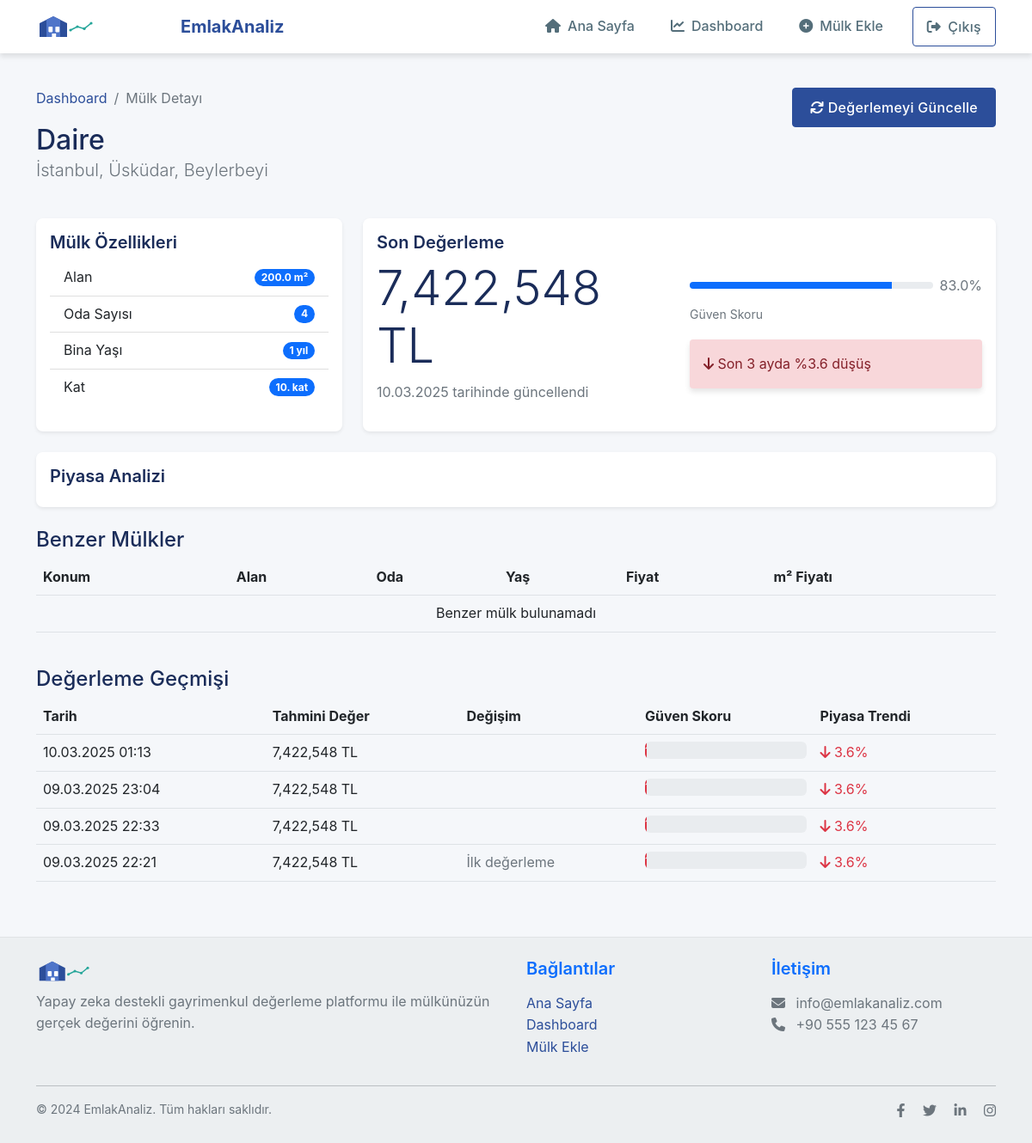
The app's page /property/10 (signed in) with its own data.
### models.py (models this page shows)
class Property(db.Model):
    id = db.Column(db.Integer, primary_key=True)
    user_id = db.Column(db.Integer, db.ForeignKey('user.id'), nullable=False)
    city = db.Column(db.String(50), nullable=False)
    district = db.Column(db.String(50), nullable=False)
    neighborhood = db.Column(db.String(100), nullable=False)
    property_type = db.Column(db.String(50), nullable=False)  # Apartment, House, etc.
    size_sqm = db.Column(db.Float, nullable=False)
    room_count = db.Column(db.Integer, nullable=False)
    building_age = db.Column(db.Integer)
    floor_number = db.Column(db.Integer)
    total_floors = db.Column(db.Integer)
    heating_type = db.Column(db.String(50))
    has_elevator = db.Column(db.Boolean, default=False)
    has_parking = db.Column(db.Boolean, default=False)
    has_balcony = db.Column(db.Boolean, default=False)
    created_at = db.Column(db.DateTime, default=datetime.utcnow)
    valuations = db.relationship('Valuation', backref='property', lazy=True)

class Valuation(db.Model):
    id = db.Column(db.Integer, primary_key=True)
    property_id = db.Column(db.Integer, db.ForeignKey('property.id'), nullable=False)
    estimated_value = db.Column(db.Float, nullable=False)
    confidence_score = db.Column(db.Float)
    valuation_date = db.Column(db.DateTime, default=datetime.utcnow)
    similar_properties_count = db.Column(db.Integer)
    price_per_sqm = db.Column(db.Float)
    market_trend = db.Column(db.Float)  # Percentage change in last 3 months

### app.py (the view)
@app.route('/property/<int:property_id>')
@login_required
def view_property(property_id):
    property = Property.query.get_or_404(property_id)
    if property.user_id != current_user.id:
        flash('Yetkisiz erişim')
        return redirect(url_for('dashboard'))
    valuations = Valuation.query.filter_by(property_id=property_id).order_by(Valuation.valuation_date.desc()).all()
    latest_valuation = valuations[0] if valuations else None
    return render_template('property_detail.html', property=property, valuations=valuations, latest_valuation=latest_valuation)

### app.py (called while the page is built)
@login_manager.user_loader
def load_user(user_id):
    return User.query.get(int(user_id))

### templates/property_detail.html (shortened to what this page needs)
{% extends "base.html" %}
{% block content %}
<div class="container">
    <div class="row mb-4">
        <div class="col-md-8">
            <nav aria-label="breadcrumb">
                <ol class="breadcrumb">
                    <li class="breadcrumb-item"><a href="{{ url_for('dashboard') }}">Dashboard</a></li>
                    <li class="breadcrumb-item active">Mülk Detayı</li>
                </ol>
            </nav>
            <h1 class="h2 mb-0">{{ property.property_type }}</h1>
            <p class="lead text-muted">
                {{ property.city }}, {{ property.district }}, {{ property.neighborhood }}
            </p>
        </div>
        <div class="col-md-4 text-md-end">
            <button class="btn btn-primary" onclick="updateValuation()">
                <i class="fas fa-sync"></i> Değerlemeyi Güncelle
            </button>
        </div>
    </div>
    <div class="row">
        <div class="col-md-4 mb-4">
            <div class="card shadow-sm h-100">
                <div class="card-body">
                    <h5 class="card-title">Mülk Özellikleri</h5>
                    <ul class="list-group list-group-flush">
                        <li class="list-group-item d-flex justify-content-between align-items-center">
                            Alan
                            <span class="badge bg-primary rounded-pill">{{ property.size_sqm }} m²</span>
                        </li>
                        <li class="list-group-item d-flex justify-content-between align-items-center">
                            Oda Sayısı
                            <span class="badge bg-primary rounded-pill">{{ property.room_count }}</span>
                        </li>
                        <li class="list-group-item d-flex justify-content-between align-items-center">
                            Bina Yaşı
                            <span class="badge bg-primary rounded-pill">{{ property.building_age }} yıl</span>
                        </li>
                        <li class="list-group-item d-flex justify-content-between align-items-center">
                            Kat
                            <span class="badge bg-primary rounded-pill">{{ property.floor_number }}. kat</span>
                        </li>
                    </ul>
                </div>
            </div>
        </div>
        <div class="col-md-8 mb-4">
            {% if valuations %}
            {% set latest = valuations[0] %}
            <div class="card shadow-sm">
                <div class="card-body">
                    <h5 class="card-title">Son Değerleme</h5>
                    <div class="row align-items-center">
                        <div class="col-md-6">
                            <h2 class="display-4 mb-0">{{ "{:,.0f}".format(latest.estimated_value) }} TL</h2>
                            <p class="text-muted mt-2" data-timestamp="{{ latest.valuation_date.isoformat() }}">
                            </p>
                        </div>
                        <div class="col-md-6">
                            <div class="d-flex align-items-center mb-2">
                                <div class="flex-grow-1 me-2">
                                    <div class="progress" style="height: 8px;">
                                        <div class="progress-bar" role="progressbar"
                                             style="width: {{ (latest.confidence_score * 100)|round }}%">
                                        </div>
                                    </div>
                                </div>
                                <span class="text-muted">{{ (latest.confidence_score * 100)|round }}%</span>
                            </div>
                            <small class="text-muted">Güven Skoru</small>
                            {% if latest.market_trend > 0 %}
                            <div class="alert alert-success mt-3">
                                <i class="fas fa-arrow-up"></i>
                                Son 3 ayda %{{ "%.1f"|format(latest.market_trend) }} artış
                            </div>
                            {% elif latest.market_trend < 0 %}
                            <div class="alert alert-danger mt-3">
                                <i class="fas fa-arrow-down"></i>
                                Son 3 ayda %{{ "%.1f"|format(latest.market_trend|abs) }} düşüş
                            </div>
                            {% else %}
                            <div class="alert alert-info mt-3">
                                <i class="fas fa-equals"></i>
                                Fiyat değişimi yok
                            </div>
                            {% endif %}
                        </div>
                    </div>
                </div>
            </div>
            {% endif %}
        </div>
    </div>
    <div class="row">
        <div class="col-12 mb-4">
            <div class="card shadow-sm">
                <div class="card-body">
                    <h5 class="card-title">Piyasa Analizi</h5>
                </div>
            </div>
        </div>
    </div>
    <div class="row">
        <div class="col-12 mb-4">
            <h3 class="h4">Benzer Mülkler</h3>
            <div class="table-responsive">
                <table class="table table-hover">
                    <thead>
                        <tr>
                            <th>Konum</th>
                            <th>Alan</th>
                            <th>Oda</th>
                            <th>Yaş</th>
                            <th>Fiyat</th>
                            <th>m² Fiyatı</th>
                        </tr>
                    </thead>
                    <tbody id="similar-properties">
                    </tbody>
                </table>
            </div>
        </div>
    </div>
    <div class="row">
        <div class="col-12 mb-4">
            <h3 class="h4">Değerleme Geçmişi</h3>
            {% if valuations %}
            <div class="table-responsive">
                <table class="table table-hover">
                    <thead>
                        <tr>
                            <th>Tarih</th>
                            <th>Tahmini Değer</th>
                            <th>Değişim</th>
                            <th>Güven Skoru</th>
                            <th>Piyasa Trendi</th>
                        </tr>
                    </thead>
                    <tbody>
                        {% for valuation in valuations %}
                        <tr>
                            <td data-timestamp="{{ valuation.valuation_date.isoformat() }}">{{ valuation.valuation_date.strftime('%d.%m.%Y %H:%M') }}</td>
                            <td>{{ "{:,.0f}".format(valuation.estimated_value) }} TL</td>
                            <td>
                                {% if loop.index < valuations|length %}
                                {% set next_val = valuations[loop.index] %}
                                {% set change = ((valuation.estimated_value - next_val.estimated_value) / next_val.estimated_value * 100)|round(1) %}
                                {% if change > 0 %}
                                <span class="text-success">
                                    <i class="fas fa-arrow-up"></i> {{ change }}%
                                </span>
                                {% elif change < 0 %}
                                <span class="text-danger">
                                    <i class="fas fa-arrow-down"></i> {{ change|abs }}%
                                </span>
                                {% endif %}
                                {% else %}
                                <span class="text-muted">İlk değerleme</span>
                                {% endif %}
                            </td>
                            <td>
                                <div class="progress" style="height: 20px;">
                                </div>
                            </td>
                            <td>
                                {% if valuation.market_trend > 0 %}
                                <span class="text-success">
                                    <i class="fas fa-arrow-up"></i> {{ "%.1f"|format(valuation.market_trend) }}%
                                </span>
                                {% elif valuation.market_trend < 0 %}
                                <span class="text-danger">
                                    <i class="fas fa-arrow-down"></i> {{ "%.1f"|format(valuation.market_trend|abs) }}%
                                </span>
                                {% else %}
                                <span class="text-muted">
                                    <i class="fas fa-equals"></i> 0%
                                </span>
                                {% endif %}
                            </td>
                        </tr>
                        {% endfor %}
                    </tbody>
                </table>
            </div>
            {% else %}
            <p class="text-muted">Henüz değerleme geçmişi bulunmuyor.</p>
            {% endif %}
        </div>
    </div>
</div>
{% endblock %}

### static/css/styles.css (style rules this page uses)
:root { --primary: #2c4e9a; --primary-light: #4f75c9; --primary-dark: #1a2c59; --secondary: #26a69a; --accent: #ffb74d; --dark: #263238; --medium: #546e7a; --light: #eceff1; --background: #f5f7fa; --success: #4caf50; --info: #2196f3; --warning: #ff9800; --danger: #f44336; --shadow: 0 4px 6px rgba(0, 0, 0, 0.1); --shadow-lg: 0 10px 15px rgba(0, 0, 0, 0.1); --radius-sm: 4px; --radius-md: 8px; --radius-lg: 16px; --font-primary: 'Poppins', -apple-system, BlinkMacSystemFont, 'Segoe UI', Roboto, Oxygen, Ubuntu, Cantarell, sans-serif; --font-secondary: 'Open Sans', -apple-system, BlinkMacSystemFont, 'Segoe UI', Roboto, Oxygen, Ubuntu, Cantarell, sans-serif; }
body { font-family: var(--font-primary); background-color: var(--background); color: var(--dark); line-height: 1.6; }
h1, h2, h3, h4, h5, h6 { font-weight: 600; color: var(--primary-dark); }
a { color: var(--primary); text-decoration: none; transition: color 0.3s; }
.btn { font-weight: 500; padding: 10px 20px; border-radius: var(--radius-sm); transition: all 0.3s; text-transform: none; letter-spacing: 0.3px; }
.btn-primary { background-color: var(--primary); border-color: var(--primary); }
.card { border: none; border-radius: var(--radius-md); box-shadow: var(--shadow); transition: transform 0.3s, box-shadow 0.3s; overflow: hidden; }
.card-title { font-weight: 600; color: var(--primary-dark); }
.alert { border: none; border-radius: var(--radius-sm); box-shadow: var(--shadow); }

### records on screen
Property: property_type "Daire", city "İstanbul", district "Üsküdar", neighborhood "Beylerbeyi", size_sqm "200.0", room_count "4", building_age "1", floor_number "10"
Valuation: estimated_value "7,422,548", (latest.confidence_score*100)|round "83.0", market_trend|abs "3.6"
Valuation: estimated_value "7,422,548", market_trend|abs "3.6"
Valuation: estimated_value "7,422,548", market_trend|abs "3.6"
Valuation: estimated_value "7,422,548", shows "İlk değerleme", market_trend|abs "3.6"
